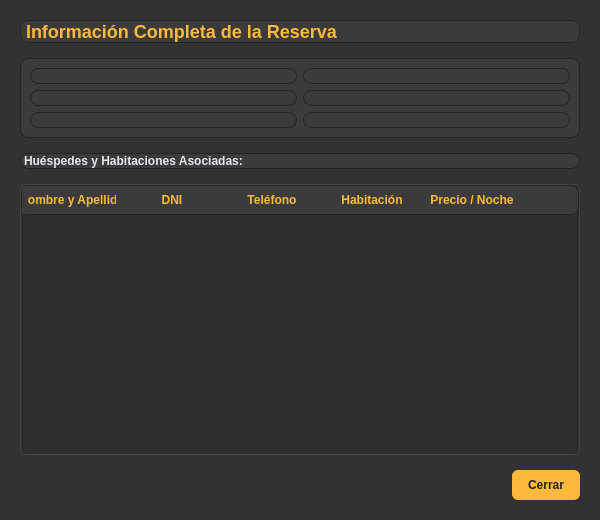
<?xml version="1.0" encoding="UTF-8"?>
<ui version="4.0">
 <class>DialogDetallesReserva</class>
 <widget class="QDialog" name="DialogDetallesReserva">
  <property name="geometry">
   <rect>
    <x>0</x>
    <y>0</y>
    <width>600</width>
    <height>520</height>
   </rect>
  </property>
  <property name="windowTitle">
   <string>Detalles de la Reserva</string>
  </property>
  <property name="styleSheet">
   <string notr="true">
    QDialog {
        background-color: #323232;
        color: #FFFFFF;
        font-family: Segoe UI;
    }
    QLabel {
        color: #E2E8F0;
        font-size: 12px;
    }
    QFrame {
        background-color: #3B3B3B;
        border: 1px solid #232323;
        border-radius: 8px;
    }
    QTableWidget {
        background-color: #2D2D2D;
        color: #FFFFFF;
        gridline-color: #444444;
        border: 1px solid #444444;
        border-radius: 6px;
    }
    QHeaderView::section {
        background-color: #3B3B3B;
        color: #FDB93B;
        padding: 6px;
        border: none;
        font-weight: bold;
    }
    QPushButton {
        background-color: #FDB93B;
        color: #232323;
        border: none;
        border-radius: 6px;
        padding: 8px 16px;
        font-weight: bold;
    }
    QPushButton:hover {
        background-color: #e5a532;
    }
   </string>
  </property>
  <layout class="QVBoxLayout" name="layout_principal">
   <property name="spacing">
    <number>15</number>
   </property>
   <property name="leftMargin">
    <number>20</number>
   </property>
   <property name="topMargin">
    <number>20</number>
   </property>
   <property name="rightMargin">
    <number>20</number>
   </property>
   <property name="bottomMargin">
    <number>20</number>
   </property>

   <!-- TÍTULO -->
   <item>
    <widget class="QLabel" name="label_titulo">
     <property name="text">
      <string>Información Completa de la Reserva</string>
     </property>
     <property name="styleSheet">
      <string notr="true">font-size: 18px; color: #FDB93B; font-weight: bold;</string>
     </property>
    </widget>
   </item>

   <!-- DATOS GENERALES Y CLIENTE -->
   <item>
    <widget class="QFrame" name="frame_info">
     <layout class="QVBoxLayout" name="verticalLayout_info">
      <item>
       <layout class="QHBoxLayout" name="layout_datos_grid">
        <item>
         <layout class="QVBoxLayout" name="col_1">
          <item>
           <widget class="QLabel" name="lbl_reserva_id">
            <property name="text"><string><b>Reserva ID:</b> # -</string></property>
           </widget>
          </item>
          <item>
           <widget class="QLabel" name="lbl_cliente_nombre">
            <property name="text"><string><b>Titular:</b> -</string></property>
           </widget>
          </item>
          <item>
           <widget class="QLabel" name="lbl_cliente_dni">
            <property name="text"><string><b>DNI:</b> -</string></property>
           </widget>
          </item>
         </layout>
        </item>
        <item>
         <layout class="QVBoxLayout" name="col_2">
          <item>
           <widget class="QLabel" name="lbl_fechas">
            <property name="text"><string><b>Estadía:</b> - al -</string></property>
           </widget>
          </item>
          <item>
           <widget class="QLabel" name="lbl_monto">
            <property name="text"><string><b>Monto Total:</b> $ 0.00</string></property>
           </widget>
          </item>
          <item>
           <widget class="QLabel" name="lbl_estado">
            <property name="text"><string><b>Estado:</b> -</string></property>
           </widget>
          </item>
         </layout>
        </item>
       </layout>
      </item>
     </layout>
    </widget>
   </item>

   <!-- TABLA DE HUÉSPEDES / HABITACIONES ASOCIADAS -->
   <item>
    <widget class="QLabel" name="label_huespedes_titulo">
     <property name="text">
      <string>Huéspedes y Habitaciones Asociadas:</string>
     </property>
     <property name="styleSheet">
      <string notr="true">font-weight: bold; color: #E2E8F0;</string>
     </property>
    </widget>
   </item>
   <item>
    <widget class="QTableWidget" name="table_detalles_huespedes">
     <property name="rowCount">
      <number>0</number>
     </property>
     <property name="columnCount">
      <number>5</number>
     </property>
     <column><property name="text"><string>Nombre y Apellido</string></property></column>
     <column><property name="text"><string>DNI</string></property></column>
     <column><property name="text"><string>Teléfono</string></property></column>
     <column><property name="text"><string>Habitación</string></property></column>
     <column><property name="text"><string>Precio / Noche</string></property></column>
    </widget>
   </item>

   <!-- BOTÓN CERRAR -->
   <item>
    <layout class="QHBoxLayout" name="layout_botones">
     <item>
      <spacer name="horizontalSpacer">
       <property name="orientation"><enum>Qt::Horizontal</enum></property>
       <property name="sizeHint" stdset="0"><size><width>40</width><height>20</height></size></property>
      </spacer>
     </item>
     <item>
      <widget class="QPushButton" name="btn_cerrar">
       <property name="text">
        <string>Cerrar</string>
       </property>
      </widget>
     </item>
    </layout>
   </item>
  </layout>
 </widget>
 <resources/>
</ui>
